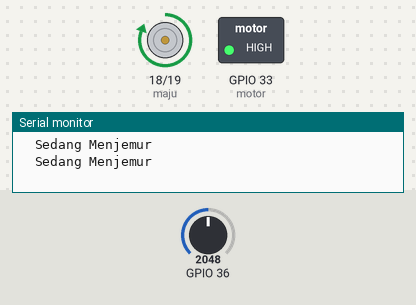
Simulated run of this sketch. Board: ESP32. Shown: motor-driver pin pairs drawn as motors (green arrow = first pin HIGH = forward, orange = second pin HIGH = backward, longer = more drive), switched loads named in the sketch (green lamp = pin HIGH), the last lines printed to the serial monitor. The test bench sets the inputs (shaded band); at power-on: GPIO 36 = 2048.

Above: at 6.8 s.
6.9 s: GPIO 36 set to 1963
At 13.2 s:
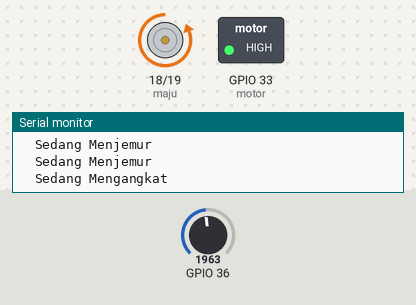
13.6 s: GPIO 36 set to 2047
At 19.2 s:
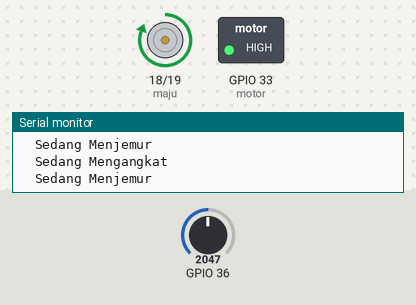
20.3 s: GPIO 36 set to 1228
At 25.0 s:
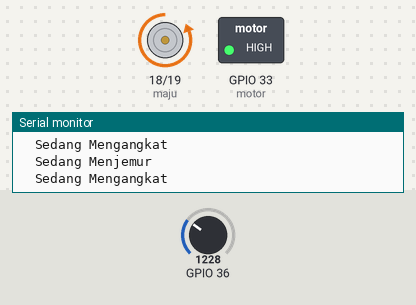
Timing chart, 0 to 26.5 s (numbered marks = the images above; inputs shaded):
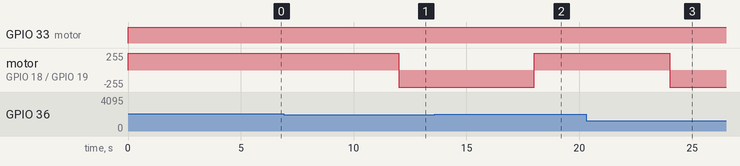

The sketch:

KalibrasiMotor.ino
```cpp
#define limitSpeed 255
#define limitMotor 5000
#define motor 33 //D33
#define maju 18 //D18
#define mundur 19 //D19

void setup(){
  Serial.begin(9600);
  pinMode(maju, OUTPUT); digitalWrite(maju, LOW);
  pinMode(mundur, OUTPUT); digitalWrite(mundur, LOW);
}

void loop(){
	int cahaya = map(analogRead(A0), 4095, 0, 0, 100);
	if(cahaya > 50){
		aksiAngkat();
	}
	else{
		aksiJemur();
	}
  delay(1000);
}

void aksiJemur(){
  Serial.println("\tSedang Menjemur");
    analogWrite(motor, limitSpeed);
    digitalWrite(maju, HIGH);
    digitalWrite(mundur, LOW);
    delay(limitMotor);
}

void aksiAngkat(){
  Serial.println("\tSedang Mengangkat");
    analogWrite(motor, limitSpeed);
    digitalWrite(maju, LOW);
    digitalWrite(mundur, HIGH);
    delay(limitMotor);
}
```

Measured:
- the behaviour switches between 2007 and 2006 on GPIO 36 (found by bisection; images 0 and 1)
- after the input at 6.9 s, motor on GPIO 18 (maju) / GPIO 19 (mundur): forward 255/255 → backward 255/255 after 5.1 s
- after the input at 13.6 s, motor on GPIO 18 (maju) / GPIO 19 (mundur): backward 255/255 → forward 255/255 after 4.4 s
- after the input at 20.3 s, motor on GPIO 18 (maju) / GPIO 19 (mundur): forward 255/255 → backward 255/255 after 3.7 s
